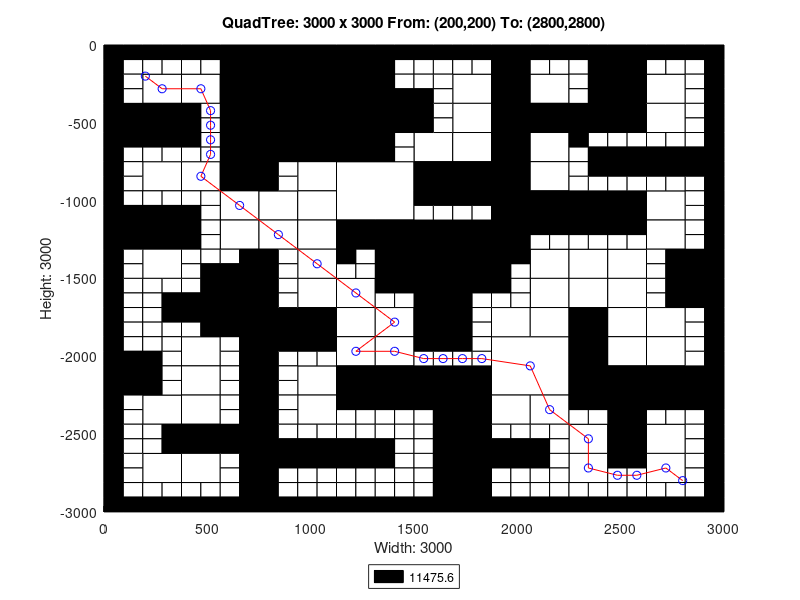

MATLAB code for this plot:
axis([0 3000 -3000 0]);
title('QuadTree: 3000 x 3000 From: (200,200) To: (2800,2800)');
xlabel('Width: 3000');
ylabel('Height: 3000');
rectangle('Position',[750 -375 375 375], 'FaceColor',[0 0 0]);
rectangle('Position',[750 -750 375 375], 'FaceColor',[0 0 0]);
rectangle('Position',[1125 -1125 375 375], 'FaceColor',[1 1 1]);
rectangle('Position',[1500 -1500 375 375], 'FaceColor',[0 0 0]);
rectangle('Position',[1875 -2250 375 375], 'FaceColor',[1 1 1]);
rectangle('Position',[187.5 -375 187.5 187.5], 'FaceColor',[1 1 1]);
rectangle('Position',[562.5 -187.5 187.5 187.5], 'FaceColor',[0 0 0]);
rectangle('Position',[375 -375 187.5 187.5], 'FaceColor',[1 1 1]);
rectangle('Position',[562.5 -375 187.5 187.5], 'FaceColor',[0 0 0]);
rectangle('Position',[0 -562.5 187.5 187.5], 'FaceColor',[0 0 0]);
rectangle('Position',[187.5 -562.5 187.5 187.5], 'FaceColor',[0 0 0]);
rectangle('Position',[562.5 -562.5 187.5 187.5], 'FaceColor',[0 0 0]);
rectangle('Position',[562.5 -750 187.5 187.5], 'FaceColor',[0 0 0]);
rectangle('Position',[1125 -187.5 187.5 187.5], 'FaceColor',[0 0 0]);
rectangle('Position',[1125 -375 187.5 187.5], 'FaceColor',[0 0 0]);
rectangle('Position',[1125 -562.5 187.5 187.5], 'FaceColor',[0 0 0]);
rectangle('Position',[1312.5 -562.5 187.5 187.5], 'FaceColor',[0 0 0]);
rectangle('Position',[1125 -750 187.5 187.5], 'FaceColor',[0 0 0]);
rectangle('Position',[187.5 -937.5 187.5 187.5], 'FaceColor',[1 1 1]);
rectangle('Position',[375 -937.5 187.5 187.5], 'FaceColor',[1 1 1]);
rectangle('Position',[562.5 -937.5 187.5 187.5], 'FaceColor',[0 0 0]);
rectangle('Position',[562.5 -1125 187.5 187.5], 'FaceColor',[1 1 1]);
rectangle('Position',[0 -1312.5 187.5 187.5], 'FaceColor',[0 0 0]);
rectangle('Position',[187.5 -1312.5 187.5 187.5], 'FaceColor',[0 0 0]);
rectangle('Position',[187.5 -1500 187.5 187.5], 'FaceColor',[1 1 1]);
rectangle('Position',[562.5 -1312.5 187.5 187.5], 'FaceColor',[1 1 1]);
rectangle('Position',[937.5 -937.5 187.5 187.5], 'FaceColor',[1 1 1]);
rectangle('Position',[750 -1125 187.5 187.5], 'FaceColor',[1 1 1]);
rectangle('Position',[937.5 -1125 187.5 187.5], 'FaceColor',[1 1 1]);
rectangle('Position',[750 -1312.5 187.5 187.5], 'FaceColor',[1 1 1]);
rectangle('Position',[937.5 -1312.5 187.5 187.5], 'FaceColor',[1 1 1]);
rectangle('Position',[937.5 -1500 187.5 187.5], 'FaceColor',[1 1 1]);
rectangle('Position',[1125 -1312.5 187.5 187.5], 'FaceColor',[0 0 0]);
rectangle('Position',[1312.5 -1312.5 187.5 187.5], 'FaceColor',[0 0 0]);
rectangle('Position',[1312.5 -1500 187.5 187.5], 'FaceColor',[0 0 0]);
rectangle('Position',[1687.5 -375 187.5 187.5], 'FaceColor',[1 1 1]);
rectangle('Position',[1875 -187.5 187.5 187.5], 'FaceColor',[0 0 0]);
rectangle('Position',[1875 -375 187.5 187.5], 'FaceColor',[0 0 0]);
rectangle('Position',[2062.5 -375 187.5 187.5], 'FaceColor',[1 1 1]);
rectangle('Position',[1687.5 -562.5 187.5 187.5], 'FaceColor',[1 1 1]);
rectangle('Position',[1500 -750 187.5 187.5], 'FaceColor',[1 1 1]);
rectangle('Position',[1687.5 -750 187.5 187.5], 'FaceColor',[1 1 1]);
rectangle('Position',[1875 -562.5 187.5 187.5], 'FaceColor',[0 0 0]);
rectangle('Position',[2062.5 -562.5 187.5 187.5], 'FaceColor',[0 0 0]);
rectangle('Position',[1875 -750 187.5 187.5], 'FaceColor',[0 0 0]);
rectangle('Position',[2062.5 -750 187.5 187.5], 'FaceColor',[1 1 1]);
rectangle('Position',[2437.5 -187.5 187.5 187.5], 'FaceColor',[0 0 0]);
rectangle('Position',[2437.5 -375 187.5 187.5], 'FaceColor',[0 0 0]);
rectangle('Position',[2625 -375 187.5 187.5], 'FaceColor',[1 1 1]);
rectangle('Position',[2250 -562.5 187.5 187.5], 'FaceColor',[0 0 0]);
rectangle('Position',[2437.5 -562.5 187.5 187.5], 'FaceColor',[0 0 0]);
rectangle('Position',[2625 -562.5 187.5 187.5], 'FaceColor',[1 1 1]);
rectangle('Position',[1500 -937.5 187.5 187.5], 'FaceColor',[0 0 0]);
rectangle('Position',[1687.5 -937.5 187.5 187.5], 'FaceColor',[0 0 0]);
rectangle('Position',[1875 -937.5 187.5 187.5], 'FaceColor',[0 0 0]);
rectangle('Position',[2062.5 -937.5 187.5 187.5], 'FaceColor',[1 1 1]);
rectangle('Position',[1875 -1125 187.5 187.5], 'FaceColor',[0 0 0]);
rectangle('Position',[2062.5 -1125 187.5 187.5], 'FaceColor',[0 0 0]);
rectangle('Position',[1875 -1312.5 187.5 187.5], 'FaceColor',[0 0 0]);
rectangle('Position',[2062.5 -1500 187.5 187.5], 'FaceColor',[1 1 1]);
rectangle('Position',[2250 -1125 187.5 187.5], 'FaceColor',[0 0 0]);
rectangle('Position',[2437.5 -1125 187.5 187.5], 'FaceColor',[0 0 0]);
rectangle('Position',[2625 -1125 187.5 187.5], 'FaceColor',[1 1 1]);
rectangle('Position',[2250 -1500 187.5 187.5], 'FaceColor',[1 1 1]);
rectangle('Position',[2437.5 -1500 187.5 187.5], 'FaceColor',[1 1 1]);
rectangle('Position',[2625 -1312.5 187.5 187.5], 'FaceColor',[1 1 1]);
rectangle('Position',[2812.5 -1500 187.5 187.5], 'FaceColor',[0 0 0]);
rectangle('Position',[562.5 -1687.5 187.5 187.5], 'FaceColor',[0 0 0]);
rectangle('Position',[562.5 -1875 187.5 187.5], 'FaceColor',[0 0 0]);
rectangle('Position',[0 -2250 187.5 187.5], 'FaceColor',[0 0 0]);
rectangle('Position',[375 -2062.5 187.5 187.5], 'FaceColor',[1 1 1]);
rectangle('Position',[375 -2250 187.5 187.5], 'FaceColor',[1 1 1]);
rectangle('Position',[937.5 -1687.5 187.5 187.5], 'FaceColor',[1 1 1]);
rectangle('Position',[750 -1875 187.5 187.5], 'FaceColor',[0 0 0]);
rectangle('Position',[937.5 -1875 187.5 187.5], 'FaceColor',[0 0 0]);
rectangle('Position',[1125 -1687.5 187.5 187.5], 'FaceColor',[1 1 1]);
rectangle('Position',[1125 -1875 187.5 187.5], 'FaceColor',[1 1 1]);
rectangle('Position',[1312.5 -1875 187.5 187.5], 'FaceColor',[1 1 1]);
rectangle('Position',[937.5 -2250 187.5 187.5], 'FaceColor',[1 1 1]);
rectangle('Position',[1125 -2062.5 187.5 187.5], 'FaceColor',[1 1 1]);
rectangle('Position',[1312.5 -2062.5 187.5 187.5], 'FaceColor',[1 1 1]);
rectangle('Position',[1125 -2250 187.5 187.5], 'FaceColor',[0 0 0]);
rectangle('Position',[1312.5 -2250 187.5 187.5], 'FaceColor',[0 0 0]);
rectangle('Position',[187.5 -2437.5 187.5 187.5], 'FaceColor',[1 1 1]);
rectangle('Position',[375 -2437.5 187.5 187.5], 'FaceColor',[1 1 1]);
rectangle('Position',[375 -2625 187.5 187.5], 'FaceColor',[0 0 0]);
rectangle('Position',[562.5 -2625 187.5 187.5], 'FaceColor',[0 0 0]);
rectangle('Position',[187.5 -2812.5 187.5 187.5], 'FaceColor',[1 1 1]);
rectangle('Position',[375 -2812.5 187.5 187.5], 'FaceColor',[1 1 1]);
rectangle('Position',[937.5 -2437.5 187.5 187.5], 'FaceColor',[1 1 1]);
rectangle('Position',[1500 -1687.5 187.5 187.5], 'FaceColor',[0 0 0]);
rectangle('Position',[1500 -1875 187.5 187.5], 'FaceColor',[0 0 0]);
rectangle('Position',[2062.5 -1687.5 187.5 187.5], 'FaceColor',[1 1 1]);
rectangle('Position',[1875 -1875 187.5 187.5], 'FaceColor',[1 1 1]);
rectangle('Position',[2062.5 -1875 187.5 187.5], 'FaceColor',[1 1 1]);
rectangle('Position',[1500 -2250 187.5 187.5], 'FaceColor',[0 0 0]);
rectangle('Position',[1687.5 -2250 187.5 187.5], 'FaceColor',[0 0 0]);
rectangle('Position',[2250 -1687.5 187.5 187.5], 'FaceColor',[1 1 1]);
rectangle('Position',[2437.5 -1687.5 187.5 187.5], 'FaceColor',[1 1 1]);
rectangle('Position',[2250 -1875 187.5 187.5], 'FaceColor',[0 0 0]);
rectangle('Position',[2437.5 -1875 187.5 187.5], 'FaceColor',[1 1 1]);
rectangle('Position',[2812.5 -1687.5 187.5 187.5], 'FaceColor',[0 0 0]);
rectangle('Position',[2625 -1875 187.5 187.5], 'FaceColor',[1 1 1]);
rectangle('Position',[2250 -2062.5 187.5 187.5], 'FaceColor',[0 0 0]);
rectangle('Position',[2437.5 -2062.5 187.5 187.5], 'FaceColor',[1 1 1]);
rectangle('Position',[2250 -2250 187.5 187.5], 'FaceColor',[0 0 0]);
rectangle('Position',[2437.5 -2250 187.5 187.5], 'FaceColor',[0 0 0]);
rectangle('Position',[2625 -2062.5 187.5 187.5], 'FaceColor',[1 1 1]);
rectangle('Position',[2625 -2250 187.5 187.5], 'FaceColor',[0 0 0]);
rectangle('Position',[2812.5 -2250 187.5 187.5], 'FaceColor',[0 0 0]);
rectangle('Position',[1687.5 -2437.5 187.5 187.5], 'FaceColor',[0 0 0]);
rectangle('Position',[1687.5 -2625 187.5 187.5], 'FaceColor',[0 0 0]);
rectangle('Position',[1875 -2437.5 187.5 187.5], 'FaceColor',[1 1 1]);
rectangle('Position',[2062.5 -2437.5 187.5 187.5], 'FaceColor',[1 1 1]);
rectangle('Position',[1687.5 -2812.5 187.5 187.5], 'FaceColor',[0 0 0]);
rectangle('Position',[1687.5 -3000 187.5 187.5], 'FaceColor',[0 0 0]);
rectangle('Position',[2437.5 -2437.5 187.5 187.5], 'FaceColor',[0 0 0]);
rectangle('Position',[2250 -2625 187.5 187.5], 'FaceColor',[1 1 1]);
rectangle('Position',[2437.5 -2625 187.5 187.5], 'FaceColor',[0 0 0]);
rectangle('Position',[2625 -2625 187.5 187.5], 'FaceColor',[1 1 1]);
rectangle('Position',[2250 -2812.5 187.5 187.5], 'FaceColor',[1 1 1]);
rectangle('Position',[2625 -2812.5 187.5 187.5], 'FaceColor',[1 1 1]);
rectangle('Position',[0 -93.75 93.75 93.75], 'FaceColor',[0 0 0]);
rectangle('Position',[93.75 -93.75 93.75 93.75], 'FaceColor',[0 0 0]);
rectangle('Position',[0 -187.5 93.75 93.75], 'FaceColor',[0 0 0]);
rectangle('Position',[93.75 -187.5 93.75 93.75], 'FaceColor',[1 1 1]);
rectangle('Position',[187.5 -93.75 93.75 93.75], 'FaceColor',[0 0 0]);
rectangle('Position',[281.25 -93.75 93.75 93.75], 'FaceColor',[0 0 0]);
rectangle('Position',[187.5 -187.5 93.75 93.75], 'FaceColor',[1 1 1]);
rectangle('Position',[281.25 -187.5 93.75 93.75], 'FaceColor',[1 1 1]);
rectangle('Position',[0 -281.25 93.75 93.75], 'FaceColor',[0 0 0]);
rectangle('Position',[93.75 -281.25 93.75 93.75], 'FaceColor',[1 1 1]);
rectangle('Position',[0 -375 93.75 93.75], 'FaceColor',[0 0 0]);
rectangle('Position',[93.75 -375 93.75 93.75], 'FaceColor',[1 1 1]);
rectangle('Position',[375 -93.75 93.75 93.75], 'FaceColor',[0 0 0]);
rectangle('Position',[468.75 -93.75 93.75 93.75], 'FaceColor',[0 0 0]);
rectangle('Position',[375 -187.5 93.75 93.75], 'FaceColor',[1 1 1]);
rectangle('Position',[468.75 -187.5 93.75 93.75], 'FaceColor',[1 1 1]);
rectangle('Position',[0 -656.25 93.75 93.75], 'FaceColor',[0 0 0]);
rectangle('Position',[93.75 -656.25 93.75 93.75], 'FaceColor',[0 0 0]);
rectangle('Position',[0 -750 93.75 93.75], 'FaceColor',[0 0 0]);
rectangle('Position',[93.75 -750 93.75 93.75], 'FaceColor',[1 1 1]);
rectangle('Position',[187.5 -656.25 93.75 93.75], 'FaceColor',[0 0 0]);
rectangle('Position',[281.25 -656.25 93.75 93.75], 'FaceColor',[0 0 0]);
rectangle('Position',[187.5 -750 93.75 93.75], 'FaceColor',[1 1 1]);
rectangle('Position',[281.25 -750 93.75 93.75], 'FaceColor',[1 1 1]);
rectangle('Position',[375 -468.75 93.75 93.75], 'FaceColor',[0 0 0]);
rectangle('Position',[468.75 -468.75 93.75 93.75], 'FaceColor',[1 1 1]);
rectangle('Position',[375 -562.5 93.75 93.75], 'FaceColor',[0 0 0]);
rectangle('Position',[468.75 -562.5 93.75 93.75], 'FaceColor',[1 1 1]);
rectangle('Position',[375 -656.25 93.75 93.75], 'FaceColor',[0 0 0]);
rectangle('Position',[468.75 -656.25 93.75 93.75], 'FaceColor',[1 1 1]);
rectangle('Position',[375 -750 93.75 93.75], 'FaceColor',[1 1 1]);
rectangle('Position',[468.75 -750 93.75 93.75], 'FaceColor',[1 1 1]);
rectangle('Position',[1312.5 -93.75 93.75 93.75], 'FaceColor',[0 0 0]);
rectangle('Position',[1406.25 -93.75 93.75 93.75], 'FaceColor',[0 0 0]);
rectangle('Position',[1312.5 -187.5 93.75 93.75], 'FaceColor',[0 0 0]);
rectangle('Position',[1406.25 -187.5 93.75 93.75], 'FaceColor',[1 1 1]);
rectangle('Position',[1312.5 -281.25 93.75 93.75], 'FaceColor',[0 0 0]);
rectangle('Position',[1406.25 -281.25 93.75 93.75], 'FaceColor',[1 1 1]);
rectangle('Position',[1312.5 -375 93.75 93.75], 'FaceColor',[0 0 0]);
rectangle('Position',[1406.25 -375 93.75 93.75], 'FaceColor',[0 0 0]);
rectangle('Position',[1312.5 -656.25 93.75 93.75], 'FaceColor',[0 0 0]);
rectangle('Position',[1406.25 -656.25 93.75 93.75], 'FaceColor',[1 1 1]);
rectangle('Position',[1312.5 -750 93.75 93.75], 'FaceColor',[0 0 0]);
rectangle('Position',[1406.25 -750 93.75 93.75], 'FaceColor',[1 1 1]);
rectangle('Position',[0 -843.75 93.75 93.75], 'FaceColor',[0 0 0]);
rectangle('Position',[93.75 -843.75 93.75 93.75], 'FaceColor',[1 1 1]);
rectangle('Position',[0 -937.5 93.75 93.75], 'FaceColor',[0 0 0]);
rectangle('Position',[93.75 -937.5 93.75 93.75], 'FaceColor',[1 1 1]);
rectangle('Position',[0 -1031.25 93.75 93.75], 'FaceColor',[0 0 0]);
rectangle('Position',[93.75 -1031.25 93.75 93.75], 'FaceColor',[1 1 1]);
rectangle('Position',[0 -1125 93.75 93.75], 'FaceColor',[0 0 0]);
rectangle('Position',[93.75 -1125 93.75 93.75], 'FaceColor',[0 0 0]);
rectangle('Position',[187.5 -1031.25 93.75 93.75], 'FaceColor',[1 1 1]);
rectangle('Position',[281.25 -1031.25 93.75 93.75], 'FaceColor',[1 1 1]);
rectangle('Position',[187.5 -1125 93.75 93.75], 'FaceColor',[0 0 0]);
rectangle('Position',[281.25 -1125 93.75 93.75], 'FaceColor',[0 0 0]);
rectangle('Position',[375 -1031.25 93.75 93.75], 'FaceColor',[1 1 1]);
rectangle('Position',[468.75 -1031.25 93.75 93.75], 'FaceColor',[1 1 1]);
rectangle('Position',[375 -1125 93.75 93.75], 'FaceColor',[0 0 0]);
rectangle('Position',[468.75 -1125 93.75 93.75], 'FaceColor',[1 1 1]);
rectangle('Position',[0 -1406.25 93.75 93.75], 'FaceColor',[0 0 0]);
rectangle('Position',[93.75 -1406.25 93.75 93.75], 'FaceColor',[1 1 1]);
rectangle('Position',[0 -1500 93.75 93.75], 'FaceColor',[0 0 0]);
rectangle('Position',[93.75 -1500 93.75 93.75], 'FaceColor',[1 1 1]);
rectangle('Position',[375 -1218.75 93.75 93.75], 'FaceColor',[0 0 0]);
rectangle('Position',[468.75 -1218.75 93.75 93.75], 'FaceColor',[1 1 1]);
rectangle('Position',[375 -1312.5 93.75 93.75], 'FaceColor',[0 0 0]);
rectangle('Position',[468.75 -1312.5 93.75 93.75], 'FaceColor',[1 1 1]);
rectangle('Position',[375 -1406.25 93.75 93.75], 'FaceColor',[1 1 1]);
rectangle('Position',[468.75 -1406.25 93.75 93.75], 'FaceColor',[1 1 1]);
rectangle('Position',[375 -1500 93.75 93.75], 'FaceColor',[1 1 1]);
rectangle('Position',[468.75 -1500 93.75 93.75], 'FaceColor',[0 0 0]);
rectangle('Position',[562.5 -1406.25 93.75 93.75], 'FaceColor',[1 1 1]);
rectangle('Position',[656.25 -1406.25 93.75 93.75], 'FaceColor',[0 0 0]);
rectangle('Position',[562.5 -1500 93.75 93.75], 'FaceColor',[0 0 0]);
rectangle('Position',[656.25 -1500 93.75 93.75], 'FaceColor',[0 0 0]);
rectangle('Position',[750 -843.75 93.75 93.75], 'FaceColor',[0 0 0]);
rectangle('Position',[843.75 -843.75 93.75 93.75], 'FaceColor',[1 1 1]);
rectangle('Position',[750 -937.5 93.75 93.75], 'FaceColor',[0 0 0]);
rectangle('Position',[843.75 -937.5 93.75 93.75], 'FaceColor',[1 1 1]);
rectangle('Position',[750 -1406.25 93.75 93.75], 'FaceColor',[0 0 0]);
rectangle('Position',[843.75 -1406.25 93.75 93.75], 'FaceColor',[1 1 1]);
rectangle('Position',[750 -1500 93.75 93.75], 'FaceColor',[0 0 0]);
rectangle('Position',[843.75 -1500 93.75 93.75], 'FaceColor',[1 1 1]);
rectangle('Position',[1125 -1406.25 93.75 93.75], 'FaceColor',[0 0 0]);
rectangle('Position',[1218.75 -1406.25 93.75 93.75], 'FaceColor',[1 1 1]);
rectangle('Position',[1125 -1500 93.75 93.75], 'FaceColor',[1 1 1]);
rectangle('Position',[1218.75 -1500 93.75 93.75], 'FaceColor',[1 1 1]);
rectangle('Position',[1500 -93.75 93.75 93.75], 'FaceColor',[0 0 0]);
rectangle('Position',[1593.75 -93.75 93.75 93.75], 'FaceColor',[0 0 0]);
rectangle('Position',[1500 -187.5 93.75 93.75], 'FaceColor',[1 1 1]);
rectangle('Position',[1593.75 -187.5 93.75 93.75], 'FaceColor',[1 1 1]);
rectangle('Position',[1687.5 -93.75 93.75 93.75], 'FaceColor',[0 0 0]);
rectangle('Position',[1781.25 -93.75 93.75 93.75], 'FaceColor',[0 0 0]);
rectangle('Position',[1687.5 -187.5 93.75 93.75], 'FaceColor',[1 1 1]);
rectangle('Position',[1781.25 -187.5 93.75 93.75], 'FaceColor',[1 1 1]);
rectangle('Position',[1500 -281.25 93.75 93.75], 'FaceColor',[1 1 1]);
rectangle('Position',[1593.75 -281.25 93.75 93.75], 'FaceColor',[1 1 1]);
rectangle('Position',[1500 -375 93.75 93.75], 'FaceColor',[0 0 0]);
rectangle('Position',[1593.75 -375 93.75 93.75], 'FaceColor',[1 1 1]);
rectangle('Position',[2062.5 -93.75 93.75 93.75], 'FaceColor',[0 0 0]);
rectangle('Position',[2156.25 -93.75 93.75 93.75], 'FaceColor',[0 0 0]);
rectangle('Position',[2062.5 -187.5 93.75 93.75], 'FaceColor',[1 1 1]);
rectangle('Position',[2156.25 -187.5 93.75 93.75], 'FaceColor',[1 1 1]);
rectangle('Position',[1500 -468.75 93.75 93.75], 'FaceColor',[0 0 0]);
rectangle('Position',[1593.75 -468.75 93.75 93.75], 'FaceColor',[1 1 1]);
rectangle('Position',[1500 -562.5 93.75 93.75], 'FaceColor',[0 0 0]);
rectangle('Position',[1593.75 -562.5 93.75 93.75], 'FaceColor',[1 1 1]);
rectangle('Position',[2250 -93.75 93.75 93.75], 'FaceColor',[0 0 0]);
rectangle('Position',[2343.75 -93.75 93.75 93.75], 'FaceColor',[0 0 0]);
rectangle('Position',[2250 -187.5 93.75 93.75], 'FaceColor',[1 1 1]);
rectangle('Position',[2343.75 -187.5 93.75 93.75], 'FaceColor',[0 0 0]);
rectangle('Position',[2250 -281.25 93.75 93.75], 'FaceColor',[1 1 1]);
rectangle('Position',[2343.75 -281.25 93.75 93.75], 'FaceColor',[0 0 0]);
rectangle('Position',[2250 -375 93.75 93.75], 'FaceColor',[1 1 1]);
rectangle('Position',[2343.75 -375 93.75 93.75], 'FaceColor',[0 0 0]);
rectangle('Position',[2625 -93.75 93.75 93.75], 'FaceColor',[0 0 0]);
rectangle('Position',[2718.75 -93.75 93.75 93.75], 'FaceColor',[0 0 0]);
rectangle('Position',[2625 -187.5 93.75 93.75], 'FaceColor',[1 1 1]);
rectangle('Position',[2718.75 -187.5 93.75 93.75], 'FaceColor',[1 1 1]);
rectangle('Position',[2812.5 -93.75 93.75 93.75], 'FaceColor',[0 0 0]);
rectangle('Position',[2906.25 -93.75 93.75 93.75], 'FaceColor',[0 0 0]);
rectangle('Position',[2812.5 -187.5 93.75 93.75], 'FaceColor',[1 1 1]);
rectangle('Position',[2906.25 -187.5 93.75 93.75], 'FaceColor',[0 0 0]);
rectangle('Position',[2812.5 -281.25 93.75 93.75], 'FaceColor',[1 1 1]);
rectangle('Position',[2906.25 -281.25 93.75 93.75], 'FaceColor',[0 0 0]);
rectangle('Position',[2812.5 -375 93.75 93.75], 'FaceColor',[1 1 1]);
rectangle('Position',[2906.25 -375 93.75 93.75], 'FaceColor',[0 0 0]);
rectangle('Position',[2250 -656.25 93.75 93.75], 'FaceColor',[0 0 0]);
rectangle('Position',[2343.75 -656.25 93.75 93.75], 'FaceColor',[1 1 1]);
rectangle('Position',[2250 -750 93.75 93.75], 'FaceColor',[1 1 1]);
rectangle('Position',[2343.75 -750 93.75 93.75], 'FaceColor',[0 0 0]);
rectangle('Position',[2437.5 -656.25 93.75 93.75], 'FaceColor',[1 1 1]);
rectangle('Position',[2531.25 -656.25 93.75 93.75], 'FaceColor',[1 1 1]);
rectangle('Position',[2437.5 -750 93.75 93.75], 'FaceColor',[0 0 0]);
rectangle('Position',[2531.25 -750 93.75 93.75], 'FaceColor',[0 0 0]);
rectangle('Position',[2812.5 -468.75 93.75 93.75], 'FaceColor',[1 1 1]);
rectangle('Position',[2906.25 -468.75 93.75 93.75], 'FaceColor',[0 0 0]);
rectangle('Position',[2812.5 -562.5 93.75 93.75], 'FaceColor',[1 1 1]);
rectangle('Position',[2906.25 -562.5 93.75 93.75], 'FaceColor',[0 0 0]);
rectangle('Position',[2625 -656.25 93.75 93.75], 'FaceColor',[1 1 1]);
rectangle('Position',[2718.75 -656.25 93.75 93.75], 'FaceColor',[1 1 1]);
rectangle('Position',[2625 -750 93.75 93.75], 'FaceColor',[0 0 0]);
rectangle('Position',[2718.75 -750 93.75 93.75], 'FaceColor',[0 0 0]);
rectangle('Position',[2812.5 -656.25 93.75 93.75], 'FaceColor',[1 1 1]);
rectangle('Position',[2906.25 -656.25 93.75 93.75], 'FaceColor',[0 0 0]);
rectangle('Position',[2812.5 -750 93.75 93.75], 'FaceColor',[0 0 0]);
rectangle('Position',[2906.25 -750 93.75 93.75], 'FaceColor',[0 0 0]);
rectangle('Position',[1500 -1031.25 93.75 93.75], 'FaceColor',[0 0 0]);
rectangle('Position',[1593.75 -1031.25 93.75 93.75], 'FaceColor',[0 0 0]);
rectangle('Position',[1500 -1125 93.75 93.75], 'FaceColor',[1 1 1]);
rectangle('Position',[1593.75 -1125 93.75 93.75], 'FaceColor',[1 1 1]);
rectangle('Position',[1687.5 -1031.25 93.75 93.75], 'FaceColor',[0 0 0]);
rectangle('Position',[1781.25 -1031.25 93.75 93.75], 'FaceColor',[0 0 0]);
rectangle('Position',[1687.5 -1125 93.75 93.75], 'FaceColor',[1 1 1]);
rectangle('Position',[1781.25 -1125 93.75 93.75], 'FaceColor',[1 1 1]);
rectangle('Position',[2062.5 -1218.75 93.75 93.75], 'FaceColor',[0 0 0]);
rectangle('Position',[2156.25 -1218.75 93.75 93.75], 'FaceColor',[0 0 0]);
rectangle('Position',[2062.5 -1312.5 93.75 93.75], 'FaceColor',[1 1 1]);
rectangle('Position',[2156.25 -1312.5 93.75 93.75], 'FaceColor',[1 1 1]);
rectangle('Position',[1875 -1406.25 93.75 93.75], 'FaceColor',[0 0 0]);
rectangle('Position',[1968.75 -1406.25 93.75 93.75], 'FaceColor',[0 0 0]);
rectangle('Position',[1875 -1500 93.75 93.75], 'FaceColor',[0 0 0]);
rectangle('Position',[1968.75 -1500 93.75 93.75], 'FaceColor',[1 1 1]);
rectangle('Position',[2250 -843.75 93.75 93.75], 'FaceColor',[1 1 1]);
rectangle('Position',[2343.75 -843.75 93.75 93.75], 'FaceColor',[0 0 0]);
rectangle('Position',[2250 -937.5 93.75 93.75], 'FaceColor',[1 1 1]);
rectangle('Position',[2343.75 -937.5 93.75 93.75], 'FaceColor',[1 1 1]);
rectangle('Position',[2437.5 -843.75 93.75 93.75], 'FaceColor',[0 0 0]);
rectangle('Position',[2531.25 -843.75 93.75 93.75], 'FaceColor',[0 0 0]);
rectangle('Position',[2437.5 -937.5 93.75 93.75], 'FaceColor',[1 1 1]);
rectangle('Position',[2531.25 -937.5 93.75 93.75], 'FaceColor',[1 1 1]);
rectangle('Position',[2625 -843.75 93.75 93.75], 'FaceColor',[0 0 0]);
rectangle('Position',[2718.75 -843.75 93.75 93.75], 'FaceColor',[0 0 0]);
rectangle('Position',[2625 -937.5 93.75 93.75], 'FaceColor',[1 1 1]);
rectangle('Position',[2718.75 -937.5 93.75 93.75], 'FaceColor',[1 1 1]);
rectangle('Position',[2812.5 -843.75 93.75 93.75], 'FaceColor',[0 0 0]);
rectangle('Position',[2906.25 -843.75 93.75 93.75], 'FaceColor',[0 0 0]);
rectangle('Position',[2812.5 -937.5 93.75 93.75], 'FaceColor',[1 1 1]);
rectangle('Position',[2906.25 -937.5 93.75 93.75], 'FaceColor',[0 0 0]);
rectangle('Position',[2812.5 -1031.25 93.75 93.75], 'FaceColor',[1 1 1]);
rectangle('Position',[2906.25 -1031.25 93.75 93.75], 'FaceColor',[0 0 0]);
rectangle('Position',[2812.5 -1125 93.75 93.75], 'FaceColor',[1 1 1]);
rectangle('Position',[2906.25 -1125 93.75 93.75], 'FaceColor',[0 0 0]);
rectangle('Position',[2250 -1218.75 93.75 93.75], 'FaceColor',[0 0 0]);
rectangle('Position',[2343.75 -1218.75 93.75 93.75], 'FaceColor',[0 0 0]);
rectangle('Position',[2250 -1312.5 93.75 93.75], 'FaceColor',[1 1 1]);
rectangle('Position',[2343.75 -1312.5 93.75 93.75], 'FaceColor',[1 1 1]);
rectangle('Position',[2437.5 -1218.75 93.75 93.75], 'FaceColor',[0 0 0]);
rectangle('Position',[2531.25 -1218.75 93.75 93.75], 'FaceColor',[0 0 0]);
rectangle('Position',[2437.5 -1312.5 93.75 93.75], 'FaceColor',[1 1 1]);
rectangle('Position',[2531.25 -1312.5 93.75 93.75], 'FaceColor',[1 1 1]);
rectangle('Position',[2812.5 -1218.75 93.75 93.75], 'FaceColor',[1 1 1]);
rectangle('Position',[2906.25 -1218.75 93.75 93.75], 'FaceColor',[0 0 0]);
rectangle('Position',[2812.5 -1312.5 93.75 93.75], 'FaceColor',[1 1 1]);
rectangle('Position',[2906.25 -1312.5 93.75 93.75], 'FaceColor',[0 0 0]);
rectangle('Position',[2625 -1406.25 93.75 93.75], 'FaceColor',[1 1 1]);
rectangle('Position',[2718.75 -1406.25 93.75 93.75], 'FaceColor',[0 0 0]);
rectangle('Position',[2625 -1500 93.75 93.75], 'FaceColor',[1 1 1]);
rectangle('Position',[2718.75 -1500 93.75 93.75], 'FaceColor',[0 0 0]);
rectangle('Position',[0 -1593.75 93.75 93.75], 'FaceColor',[0 0 0]);
rectangle('Position',[93.75 -1593.75 93.75 93.75], 'FaceColor',[1 1 1]);
rectangle('Position',[0 -1687.5 93.75 93.75], 'FaceColor',[0 0 0]);
rectangle('Position',[93.75 -1687.5 93.75 93.75], 'FaceColor',[1 1 1]);
rectangle('Position',[187.5 -1593.75 93.75 93.75], 'FaceColor',[1 1 1]);
rectangle('Position',[281.25 -1593.75 93.75 93.75], 'FaceColor',[1 1 1]);
rectangle('Position',[187.5 -1687.5 93.75 93.75], 'FaceColor',[1 1 1]);
rectangle('Position',[281.25 -1687.5 93.75 93.75], 'FaceColor',[0 0 0]);
rectangle('Position',[0 -1781.25 93.75 93.75], 'FaceColor',[0 0 0]);
rectangle('Position',[93.75 -1781.25 93.75 93.75], 'FaceColor',[1 1 1]);
rectangle('Position',[0 -1875 93.75 93.75], 'FaceColor',[0 0 0]);
rectangle('Position',[93.75 -1875 93.75 93.75], 'FaceColor',[1 1 1]);
rectangle('Position',[187.5 -1781.25 93.75 93.75], 'FaceColor',[1 1 1]);
rectangle('Position',[281.25 -1781.25 93.75 93.75], 'FaceColor',[0 0 0]);
rectangle('Position',[187.5 -1875 93.75 93.75], 'FaceColor',[1 1 1]);
rectangle('Position',[281.25 -1875 93.75 93.75], 'FaceColor',[1 1 1]);
rectangle('Position',[375 -1593.75 93.75 93.75], 'FaceColor',[1 1 1]);
rectangle('Position',[468.75 -1593.75 93.75 93.75], 'FaceColor',[0 0 0]);
rectangle('Position',[375 -1687.5 93.75 93.75], 'FaceColor',[0 0 0]);
rectangle('Position',[468.75 -1687.5 93.75 93.75], 'FaceColor',[0 0 0]);
rectangle('Position',[375 -1781.25 93.75 93.75], 'FaceColor',[0 0 0]);
rectangle('Position',[468.75 -1781.25 93.75 93.75], 'FaceColor',[0 0 0]);
rectangle('Position',[375 -1875 93.75 93.75], 'FaceColor',[1 1 1]);
rectangle('Position',[468.75 -1875 93.75 93.75], 'FaceColor',[0 0 0]);
rectangle('Position',[0 -1968.75 93.75 93.75], 'FaceColor',[0 0 0]);
rectangle('Position',[93.75 -1968.75 93.75 93.75], 'FaceColor',[1 1 1]);
rectangle('Position',[0 -2062.5 93.75 93.75], 'FaceColor',[0 0 0]);
rectangle('Position',[93.75 -2062.5 93.75 93.75], 'FaceColor',[0 0 0]);
rectangle('Position',[187.5 -1968.75 93.75 93.75], 'FaceColor',[1 1 1]);
rectangle('Position',[281.25 -1968.75 93.75 93.75], 'FaceColor',[1 1 1]);
rectangle('Position',[187.5 -2062.5 93.75 93.75], 'FaceColor',[0 0 0]);
rectangle('Position',[281.25 -2062.5 93.75 93.75], 'FaceColor',[1 1 1]);
rectangle('Position',[187.5 -2156.25 93.75 93.75], 'FaceColor',[0 0 0]);
rectangle('Position',[281.25 -2156.25 93.75 93.75], 'FaceColor',[1 1 1]);
rectangle('Position',[187.5 -2250 93.75 93.75], 'FaceColor',[0 0 0]);
rectangle('Position',[281.25 -2250 93.75 93.75], 'FaceColor',[1 1 1]);
rectangle('Position',[562.5 -1968.75 93.75 93.75], 'FaceColor',[1 1 1]);
rectangle('Position',[656.25 -1968.75 93.75 93.75], 'FaceColor',[0 0 0]);
rectangle('Position',[562.5 -2062.5 93.75 93.75], 'FaceColor',[1 1 1]);
rectangle('Position',[656.25 -2062.5 93.75 93.75], 'FaceColor',[0 0 0]);
rectangle('Position',[562.5 -2156.25 93.75 93.75], 'FaceColor',[1 1 1]);
rectangle('Position',[656.25 -2156.25 93.75 93.75], 'FaceColor',[0 0 0]);
rectangle('Position',[562.5 -2250 93.75 93.75], 'FaceColor',[1 1 1]);
rectangle('Position',[656.25 -2250 93.75 93.75], 'FaceColor',[0 0 0]);
rectangle('Position',[750 -1593.75 93.75 93.75], 'FaceColor',[0 0 0]);
rectangle('Position',[843.75 -1593.75 93.75 93.75], 'FaceColor',[1 1 1]);
rectangle('Position',[750 -1687.5 93.75 93.75], 'FaceColor',[0 0 0]);
rectangle('Position',[843.75 -1687.5 93.75 93.75], 'FaceColor',[1 1 1]);
rectangle('Position',[1312.5 -1593.75 93.75 93.75], 'FaceColor',[0 0 0]);
rectangle('Position',[1406.25 -1593.75 93.75 93.75], 'FaceColor',[0 0 0]);
rectangle('Position',[1312.5 -1687.5 93.75 93.75], 'FaceColor',[1 1 1]);
rectangle('Position',[1406.25 -1687.5 93.75 93.75], 'FaceColor',[1 1 1]);
rectangle('Position',[750 -1968.75 93.75 93.75], 'FaceColor',[0 0 0]);
rectangle('Position',[843.75 -1968.75 93.75 93.75], 'FaceColor',[0 0 0]);
rectangle('Position',[750 -2062.5 93.75 93.75], 'FaceColor',[0 0 0]);
rectangle('Position',[843.75 -2062.5 93.75 93.75], 'FaceColor',[1 1 1]);
rectangle('Position',[937.5 -1968.75 93.75 93.75], 'FaceColor',[0 0 0]);
rectangle('Position',[1031.25 -1968.75 93.75 93.75], 'FaceColor',[0 0 0]);
rectangle('Position',[937.5 -2062.5 93.75 93.75], 'FaceColor',[1 1 1]);
rectangle('Position',[1031.25 -2062.5 93.75 93.75], 'FaceColor',[1 1 1]);
rectangle('Position',[750 -2156.25 93.75 93.75], 'FaceColor',[0 0 0]);
rectangle('Position',[843.75 -2156.25 93.75 93.75], 'FaceColor',[1 1 1]);
rectangle('Position',[750 -2250 93.75 93.75], 'FaceColor',[0 0 0]);
rectangle('Position',[843.75 -2250 93.75 93.75], 'FaceColor',[1 1 1]);
rectangle('Position',[0 -2343.75 93.75 93.75], 'FaceColor',[0 0 0]);
rectangle('Position',[93.75 -2343.75 93.75 93.75], 'FaceColor',[1 1 1]);
rectangle('Position',[0 -2437.5 93.75 93.75], 'FaceColor',[0 0 0]);
rectangle('Position',[93.75 -2437.5 93.75 93.75], 'FaceColor',[1 1 1]);
rectangle('Position',[0 -2531.25 93.75 93.75], 'FaceColor',[0 0 0]);
rectangle('Position',[93.75 -2531.25 93.75 93.75], 'FaceColor',[1 1 1]);
rectangle('Position',[0 -2625 93.75 93.75], 'FaceColor',[0 0 0]);
rectangle('Position',[93.75 -2625 93.75 93.75], 'FaceColor',[1 1 1]);
rectangle('Position',[187.5 -2531.25 93.75 93.75], 'FaceColor',[1 1 1]);
rectangle('Position',[281.25 -2531.25 93.75 93.75], 'FaceColor',[0 0 0]);
rectangle('Position',[187.5 -2625 93.75 93.75], 'FaceColor',[1 1 1]);
rectangle('Position',[281.25 -2625 93.75 93.75], 'FaceColor',[0 0 0]);
rectangle('Position',[562.5 -2343.75 93.75 93.75], 'FaceColor',[1 1 1]);
rectangle('Position',[656.25 -2343.75 93.75 93.75], 'FaceColor',[0 0 0]);
rectangle('Position',[562.5 -2437.5 93.75 93.75], 'FaceColor',[1 1 1]);
rectangle('Position',[656.25 -2437.5 93.75 93.75], 'FaceColor',[0 0 0]);
rectangle('Position',[0 -2718.75 93.75 93.75], 'FaceColor',[0 0 0]);
rectangle('Position',[93.75 -2718.75 93.75 93.75], 'FaceColor',[1 1 1]);
rectangle('Position',[0 -2812.5 93.75 93.75], 'FaceColor',[0 0 0]);
rectangle('Position',[93.75 -2812.5 93.75 93.75], 'FaceColor',[1 1 1]);
rectangle('Position',[0 -2906.25 93.75 93.75], 'FaceColor',[0 0 0]);
rectangle('Position',[93.75 -2906.25 93.75 93.75], 'FaceColor',[1 1 1]);
rectangle('Position',[0 -3000 93.75 93.75], 'FaceColor',[0 0 0]);
rectangle('Position',[93.75 -3000 93.75 93.75], 'FaceColor',[0 0 0]);
rectangle('Position',[187.5 -2906.25 93.75 93.75], 'FaceColor',[1 1 1]);
rectangle('Position',[281.25 -2906.25 93.75 93.75], 'FaceColor',[1 1 1]);
rectangle('Position',[187.5 -3000 93.75 93.75], 'FaceColor',[0 0 0]);
rectangle('Position',[281.25 -3000 93.75 93.75], 'FaceColor',[0 0 0]);
rectangle('Position',[562.5 -2718.75 93.75 93.75], 'FaceColor',[1 1 1]);
rectangle('Position',[656.25 -2718.75 93.75 93.75], 'FaceColor',[0 0 0]);
rectangle('Position',[562.5 -2812.5 93.75 93.75], 'FaceColor',[1 1 1]);
rectangle('Position',[656.25 -2812.5 93.75 93.75], 'FaceColor',[0 0 0]);
rectangle('Position',[375 -2906.25 93.75 93.75], 'FaceColor',[1 1 1]);
rectangle('Position',[468.75 -2906.25 93.75 93.75], 'FaceColor',[1 1 1]);
rectangle('Position',[375 -3000 93.75 93.75], 'FaceColor',[0 0 0]);
rectangle('Position',[468.75 -3000 93.75 93.75], 'FaceColor',[0 0 0]);
rectangle('Position',[562.5 -2906.25 93.75 93.75], 'FaceColor',[1 1 1]);
rectangle('Position',[656.25 -2906.25 93.75 93.75], 'FaceColor',[0 0 0]);
rectangle('Position',[562.5 -3000 93.75 93.75], 'FaceColor',[0 0 0]);
rectangle('Position',[656.25 -3000 93.75 93.75], 'FaceColor',[0 0 0]);
rectangle('Position',[750 -2343.75 93.75 93.75], 'FaceColor',[0 0 0]);
rectangle('Position',[843.75 -2343.75 93.75 93.75], 'FaceColor',[1 1 1]);
rectangle('Position',[750 -2437.5 93.75 93.75], 'FaceColor',[0 0 0]);
rectangle('Position',[843.75 -2437.5 93.75 93.75], 'FaceColor',[1 1 1]);
rectangle('Position',[750 -2531.25 93.75 93.75], 'FaceColor',[0 0 0]);
rectangle('Position',[843.75 -2531.25 93.75 93.75], 'FaceColor',[1 1 1]);
rectangle('Position',[750 -2625 93.75 93.75], 'FaceColor',[0 0 0]);
rectangle('Position',[843.75 -2625 93.75 93.75], 'FaceColor',[0 0 0]);
rectangle('Position',[937.5 -2531.25 93.75 93.75], 'FaceColor',[1 1 1]);
rectangle('Position',[1031.25 -2531.25 93.75 93.75], 'FaceColor',[1 1 1]);
rectangle('Position',[937.5 -2625 93.75 93.75], 'FaceColor',[0 0 0]);
rectangle('Position',[1031.25 -2625 93.75 93.75], 'FaceColor',[0 0 0]);
rectangle('Position',[1125 -2343.75 93.75 93.75], 'FaceColor',[0 0 0]);
rectangle('Position',[1218.75 -2343.75 93.75 93.75], 'FaceColor',[0 0 0]);
rectangle('Position',[1125 -2437.5 93.75 93.75], 'FaceColor',[1 1 1]);
rectangle('Position',[1218.75 -2437.5 93.75 93.75], 'FaceColor',[1 1 1]);
rectangle('Position',[1312.5 -2343.75 93.75 93.75], 'FaceColor',[0 0 0]);
rectangle('Position',[1406.25 -2343.75 93.75 93.75], 'FaceColor',[0 0 0]);
rectangle('Position',[1312.5 -2437.5 93.75 93.75], 'FaceColor',[1 1 1]);
rectangle('Position',[1406.25 -2437.5 93.75 93.75], 'FaceColor',[1 1 1]);
rectangle('Position',[1125 -2531.25 93.75 93.75], 'FaceColor',[1 1 1]);
rectangle('Position',[1218.75 -2531.25 93.75 93.75], 'FaceColor',[1 1 1]);
rectangle('Position',[1125 -2625 93.75 93.75], 'FaceColor',[0 0 0]);
rectangle('Position',[1218.75 -2625 93.75 93.75], 'FaceColor',[0 0 0]);
rectangle('Position',[1312.5 -2531.25 93.75 93.75], 'FaceColor',[1 1 1]);
rectangle('Position',[1406.25 -2531.25 93.75 93.75], 'FaceColor',[1 1 1]);
rectangle('Position',[1312.5 -2625 93.75 93.75], 'FaceColor',[0 0 0]);
rectangle('Position',[1406.25 -2625 93.75 93.75], 'FaceColor',[1 1 1]);
rectangle('Position',[750 -2718.75 93.75 93.75], 'FaceColor',[0 0 0]);
rectangle('Position',[843.75 -2718.75 93.75 93.75], 'FaceColor',[0 0 0]);
rectangle('Position',[750 -2812.5 93.75 93.75], 'FaceColor',[0 0 0]);
rectangle('Position',[843.75 -2812.5 93.75 93.75], 'FaceColor',[1 1 1]);
rectangle('Position',[937.5 -2718.75 93.75 93.75], 'FaceColor',[0 0 0]);
rectangle('Position',[1031.25 -2718.75 93.75 93.75], 'FaceColor',[0 0 0]);
rectangle('Position',[937.5 -2812.5 93.75 93.75], 'FaceColor',[1 1 1]);
rectangle('Position',[1031.25 -2812.5 93.75 93.75], 'FaceColor',[1 1 1]);
rectangle('Position',[750 -2906.25 93.75 93.75], 'FaceColor',[0 0 0]);
rectangle('Position',[843.75 -2906.25 93.75 93.75], 'FaceColor',[1 1 1]);
rectangle('Position',[750 -3000 93.75 93.75], 'FaceColor',[0 0 0]);
rectangle('Position',[843.75 -3000 93.75 93.75], 'FaceColor',[0 0 0]);
rectangle('Position',[937.5 -2906.25 93.75 93.75], 'FaceColor',[1 1 1]);
rectangle('Position',[1031.25 -2906.25 93.75 93.75], 'FaceColor',[1 1 1]);
rectangle('Position',[937.5 -3000 93.75 93.75], 'FaceColor',[0 0 0]);
rectangle('Position',[1031.25 -3000 93.75 93.75], 'FaceColor',[0 0 0]);
rectangle('Position',[1125 -2718.75 93.75 93.75], 'FaceColor',[0 0 0]);
rectangle('Position',[1218.75 -2718.75 93.75 93.75], 'FaceColor',[0 0 0]);
rectangle('Position',[1125 -2812.5 93.75 93.75], 'FaceColor',[1 1 1]);
rectangle('Position',[1218.75 -2812.5 93.75 93.75], 'FaceColor',[1 1 1]);
rectangle('Position',[1312.5 -2718.75 93.75 93.75], 'FaceColor',[0 0 0]);
rectangle('Position',[1406.25 -2718.75 93.75 93.75], 'FaceColor',[1 1 1]);
rectangle('Position',[1312.5 -2812.5 93.75 93.75], 'FaceColor',[1 1 1]);
rectangle('Position',[1406.25 -2812.5 93.75 93.75], 'FaceColor',[1 1 1]);
rectangle('Position',[1125 -2906.25 93.75 93.75], 'FaceColor',[1 1 1]);
rectangle('Position',[1218.75 -2906.25 93.75 93.75], 'FaceColor',[1 1 1]);
rectangle('Position',[1125 -3000 93.75 93.75], 'FaceColor',[0 0 0]);
rectangle('Position',[1218.75 -3000 93.75 93.75], 'FaceColor',[0 0 0]);
rectangle('Position',[1312.5 -2906.25 93.75 93.75], 'FaceColor',[1 1 1]);
rectangle('Position',[1406.25 -2906.25 93.75 93.75], 'FaceColor',[1 1 1]);
rectangle('Position',[1312.5 -3000 93.75 93.75], 'FaceColor',[0 0 0]);
rectangle('Position',[1406.25 -3000 93.75 93.75], 'FaceColor',[0 0 0]);
rectangle('Position',[1687.5 -1593.75 93.75 93.75], 'FaceColor',[0 0 0]);
rectangle('Position',[1781.25 -1593.75 93.75 93.75], 'FaceColor',[0 0 0]);
rectangle('Position',[1687.5 -1687.5 93.75 93.75], 'FaceColor',[0 0 0]);
rectangle('Position',[1781.25 -1687.5 93.75 93.75], 'FaceColor',[1 1 1]);
rectangle('Position',[1687.5 -1781.25 93.75 93.75], 'FaceColor',[0 0 0]);
rectangle('Position',[1781.25 -1781.25 93.75 93.75], 'FaceColor',[1 1 1]);
rectangle('Position',[1687.5 -1875 93.75 93.75], 'FaceColor',[0 0 0]);
rectangle('Position',[1781.25 -1875 93.75 93.75], 'FaceColor',[1 1 1]);
rectangle('Position',[1875 -1593.75 93.75 93.75], 'FaceColor',[0 0 0]);
rectangle('Position',[1968.75 -1593.75 93.75 93.75], 'FaceColor',[1 1 1]);
rectangle('Position',[1875 -1687.5 93.75 93.75], 'FaceColor',[1 1 1]);
rectangle('Position',[1968.75 -1687.5 93.75 93.75], 'FaceColor',[1 1 1]);
rectangle('Position',[1500 -1968.75 93.75 93.75], 'FaceColor',[0 0 0]);
rectangle('Position',[1593.75 -1968.75 93.75 93.75], 'FaceColor',[0 0 0]);
rectangle('Position',[1500 -2062.5 93.75 93.75], 'FaceColor',[1 1 1]);
rectangle('Position',[1593.75 -2062.5 93.75 93.75], 'FaceColor',[1 1 1]);
rectangle('Position',[1687.5 -1968.75 93.75 93.75], 'FaceColor',[0 0 0]);
rectangle('Position',[1781.25 -1968.75 93.75 93.75], 'FaceColor',[1 1 1]);
rectangle('Position',[1687.5 -2062.5 93.75 93.75], 'FaceColor',[1 1 1]);
rectangle('Position',[1781.25 -2062.5 93.75 93.75], 'FaceColor',[1 1 1]);
rectangle('Position',[2625 -1593.75 93.75 93.75], 'FaceColor',[1 1 1]);
rectangle('Position',[2718.75 -1593.75 93.75 93.75], 'FaceColor',[0 0 0]);
rectangle('Position',[2625 -1687.5 93.75 93.75], 'FaceColor',[1 1 1]);
rectangle('Position',[2718.75 -1687.5 93.75 93.75], 'FaceColor',[0 0 0]);
rectangle('Position',[2812.5 -1781.25 93.75 93.75], 'FaceColor',[1 1 1]);
rectangle('Position',[2906.25 -1781.25 93.75 93.75], 'FaceColor',[0 0 0]);
rectangle('Position',[2812.5 -1875 93.75 93.75], 'FaceColor',[1 1 1]);
rectangle('Position',[2906.25 -1875 93.75 93.75], 'FaceColor',[0 0 0]);
rectangle('Position',[2812.5 -1968.75 93.75 93.75], 'FaceColor',[1 1 1]);
rectangle('Position',[2906.25 -1968.75 93.75 93.75], 'FaceColor',[0 0 0]);
rectangle('Position',[2812.5 -2062.5 93.75 93.75], 'FaceColor',[1 1 1]);
rectangle('Position',[2906.25 -2062.5 93.75 93.75], 'FaceColor',[0 0 0]);
rectangle('Position',[1500 -2343.75 93.75 93.75], 'FaceColor',[0 0 0]);
rectangle('Position',[1593.75 -2343.75 93.75 93.75], 'FaceColor',[0 0 0]);
rectangle('Position',[1500 -2437.5 93.75 93.75], 'FaceColor',[1 1 1]);
rectangle('Position',[1593.75 -2437.5 93.75 93.75], 'FaceColor',[0 0 0]);
rectangle('Position',[1500 -2531.25 93.75 93.75], 'FaceColor',[1 1 1]);
rectangle('Position',[1593.75 -2531.25 93.75 93.75], 'FaceColor',[0 0 0]);
rectangle('Position',[1500 -2625 93.75 93.75], 'FaceColor',[1 1 1]);
rectangle('Position',[1593.75 -2625 93.75 93.75], 'FaceColor',[0 0 0]);
rectangle('Position',[1875 -2531.25 93.75 93.75], 'FaceColor',[1 1 1]);
rectangle('Position',[1968.75 -2531.25 93.75 93.75], 'FaceColor',[1 1 1]);
rectangle('Position',[1875 -2625 93.75 93.75], 'FaceColor',[0 0 0]);
rectangle('Position',[1968.75 -2625 93.75 93.75], 'FaceColor',[0 0 0]);
rectangle('Position',[2062.5 -2531.25 93.75 93.75], 'FaceColor',[1 1 1]);
rectangle('Position',[2156.25 -2531.25 93.75 93.75], 'FaceColor',[1 1 1]);
rectangle('Position',[2062.5 -2625 93.75 93.75], 'FaceColor',[0 0 0]);
rectangle('Position',[2156.25 -2625 93.75 93.75], 'FaceColor',[1 1 1]);
rectangle('Position',[1500 -2718.75 93.75 93.75], 'FaceColor',[1 1 1]);
rectangle('Position',[1593.75 -2718.75 93.75 93.75], 'FaceColor',[0 0 0]);
rectangle('Position',[1500 -2812.5 93.75 93.75], 'FaceColor',[1 1 1]);
rectangle('Position',[1593.75 -2812.5 93.75 93.75], 'FaceColor',[0 0 0]);
rectangle('Position',[1500 -2906.25 93.75 93.75], 'FaceColor',[1 1 1]);
rectangle('Position',[1593.75 -2906.25 93.75 93.75], 'FaceColor',[0 0 0]);
rectangle('Position',[1500 -3000 93.75 93.75], 'FaceColor',[0 0 0]);
rectangle('Position',[1593.75 -3000 93.75 93.75], 'FaceColor',[0 0 0]);
rectangle('Position',[1875 -2718.75 93.75 93.75], 'FaceColor',[0 0 0]);
rectangle('Position',[1968.75 -2718.75 93.75 93.75], 'FaceColor',[0 0 0]);
rectangle('Position',[1875 -2812.5 93.75 93.75], 'FaceColor',[1 1 1]);
rectangle('Position',[1968.75 -2812.5 93.75 93.75], 'FaceColor',[1 1 1]);
rectangle('Position',[2062.5 -2718.75 93.75 93.75], 'FaceColor',[0 0 0]);
rectangle('Position',[2156.25 -2718.75 93.75 93.75], 'FaceColor',[1 1 1]);
rectangle('Position',[2062.5 -2812.5 93.75 93.75], 'FaceColor',[1 1 1]);
rectangle('Position',[2156.25 -2812.5 93.75 93.75], 'FaceColor',[1 1 1]);
rectangle('Position',[1875 -2906.25 93.75 93.75], 'FaceColor',[1 1 1]);
rectangle('Position',[1968.75 -2906.25 93.75 93.75], 'FaceColor',[1 1 1]);
rectangle('Position',[1875 -3000 93.75 93.75], 'FaceColor',[0 0 0]);
rectangle('Position',[1968.75 -3000 93.75 93.75], 'FaceColor',[0 0 0]);
rectangle('Position',[2062.5 -2906.25 93.75 93.75], 'FaceColor',[1 1 1]);
rectangle('Position',[2156.25 -2906.25 93.75 93.75], 'FaceColor',[1 1 1]);
rectangle('Position',[2062.5 -3000 93.75 93.75], 'FaceColor',[0 0 0]);
rectangle('Position',[2156.25 -3000 93.75 93.75], 'FaceColor',[0 0 0]);
rectangle('Position',[2250 -2343.75 93.75 93.75], 'FaceColor',[0 0 0]);
rectangle('Position',[2343.75 -2343.75 93.75 93.75], 'FaceColor',[0 0 0]);
rectangle('Position',[2250 -2437.5 93.75 93.75], 'FaceColor',[1 1 1]);
rectangle('Position',[2343.75 -2437.5 93.75 93.75], 'FaceColor',[1 1 1]);
rectangle('Position',[2625 -2343.75 93.75 93.75], 'FaceColor',[0 0 0]);
rectangle('Position',[2718.75 -2343.75 93.75 93.75], 'FaceColor',[0 0 0]);
rectangle('Position',[2625 -2437.5 93.75 93.75], 'FaceColor',[1 1 1]);
rectangle('Position',[2718.75 -2437.5 93.75 93.75], 'FaceColor',[1 1 1]);
rectangle('Position',[2812.5 -2343.75 93.75 93.75], 'FaceColor',[0 0 0]);
rectangle('Position',[2906.25 -2343.75 93.75 93.75], 'FaceColor',[0 0 0]);
rectangle('Position',[2812.5 -2437.5 93.75 93.75], 'FaceColor',[1 1 1]);
rectangle('Position',[2906.25 -2437.5 93.75 93.75], 'FaceColor',[0 0 0]);
rectangle('Position',[2812.5 -2531.25 93.75 93.75], 'FaceColor',[1 1 1]);
rectangle('Position',[2906.25 -2531.25 93.75 93.75], 'FaceColor',[0 0 0]);
rectangle('Position',[2812.5 -2625 93.75 93.75], 'FaceColor',[1 1 1]);
rectangle('Position',[2906.25 -2625 93.75 93.75], 'FaceColor',[0 0 0]);
rectangle('Position',[2437.5 -2718.75 93.75 93.75], 'FaceColor',[0 0 0]);
rectangle('Position',[2531.25 -2718.75 93.75 93.75], 'FaceColor',[0 0 0]);
rectangle('Position',[2437.5 -2812.5 93.75 93.75], 'FaceColor',[1 1 1]);
rectangle('Position',[2531.25 -2812.5 93.75 93.75], 'FaceColor',[1 1 1]);
rectangle('Position',[2250 -2906.25 93.75 93.75], 'FaceColor',[1 1 1]);
rectangle('Position',[2343.75 -2906.25 93.75 93.75], 'FaceColor',[1 1 1]);
rectangle('Position',[2250 -3000 93.75 93.75], 'FaceColor',[0 0 0]);
rectangle('Position',[2343.75 -3000 93.75 93.75], 'FaceColor',[0 0 0]);
rectangle('Position',[2437.5 -2906.25 93.75 93.75], 'FaceColor',[1 1 1]);
rectangle('Position',[2531.25 -2906.25 93.75 93.75], 'FaceColor',[1 1 1]);
rectangle('Position',[2437.5 -3000 93.75 93.75], 'FaceColor',[0 0 0]);
rectangle('Position',[2531.25 -3000 93.75 93.75], 'FaceColor',[0 0 0]);
rectangle('Position',[2812.5 -2718.75 93.75 93.75], 'FaceColor',[1 1 1]);
rectangle('Position',[2906.25 -2718.75 93.75 93.75], 'FaceColor',[0 0 0]);
rectangle('Position',[2812.5 -2812.5 93.75 93.75], 'FaceColor',[1 1 1]);
rectangle('Position',[2906.25 -2812.5 93.75 93.75], 'FaceColor',[0 0 0]);
rectangle('Position',[2625 -2906.25 93.75 93.75], 'FaceColor',[1 1 1]);
rectangle('Position',[2718.75 -2906.25 93.75 93.75], 'FaceColor',[1 1 1]);
rectangle('Position',[2625 -3000 93.75 93.75], 'FaceColor',[0 0 0]);
rectangle('Position',[2718.75 -3000 93.75 93.75], 'FaceColor',[0 0 0]);
rectangle('Position',[2812.5 -2906.25 93.75 93.75], 'FaceColor',[1 1 1]);
rectangle('Position',[2906.25 -2906.25 93.75 93.75], 'FaceColor',[0 0 0]);
rectangle('Position',[2812.5 -3000 93.75 93.75], 'FaceColor',[0 0 0]);
rectangle('Position',[2906.25 -3000 93.75 93.75], 'FaceColor',[0 0 0]);
X=[2800,2718.75,2578.12,2484.38,2343.75,2343.75,2156.25,2062.5,1828.12,1734.38,1640.62,1546.88,1406.25,1218.75,1406.25,1218.75,1031.25,843.75,656.25,468.75,515.625,515.625,515.625,515.625,468.75,281.25,200];
Y=[-2800,-2718.75,-2765.62,-2765.62,-2718.75,-2531.25,-2343.75,-2062.5,-2015.62,-2015.62,-2015.62,-2015.62,-1968.75,-1968.75,-1781.25,-1593.75,-1406.25,-1218.75,-1031.25,-843.75,-703.125,-609.375,-515.625,-421.875,-281.25,-281.25,-200];
hold on;
plot(X,Y,'r');
plot(X,Y,'bo');
legend('11475.6','Location','southoutside');
